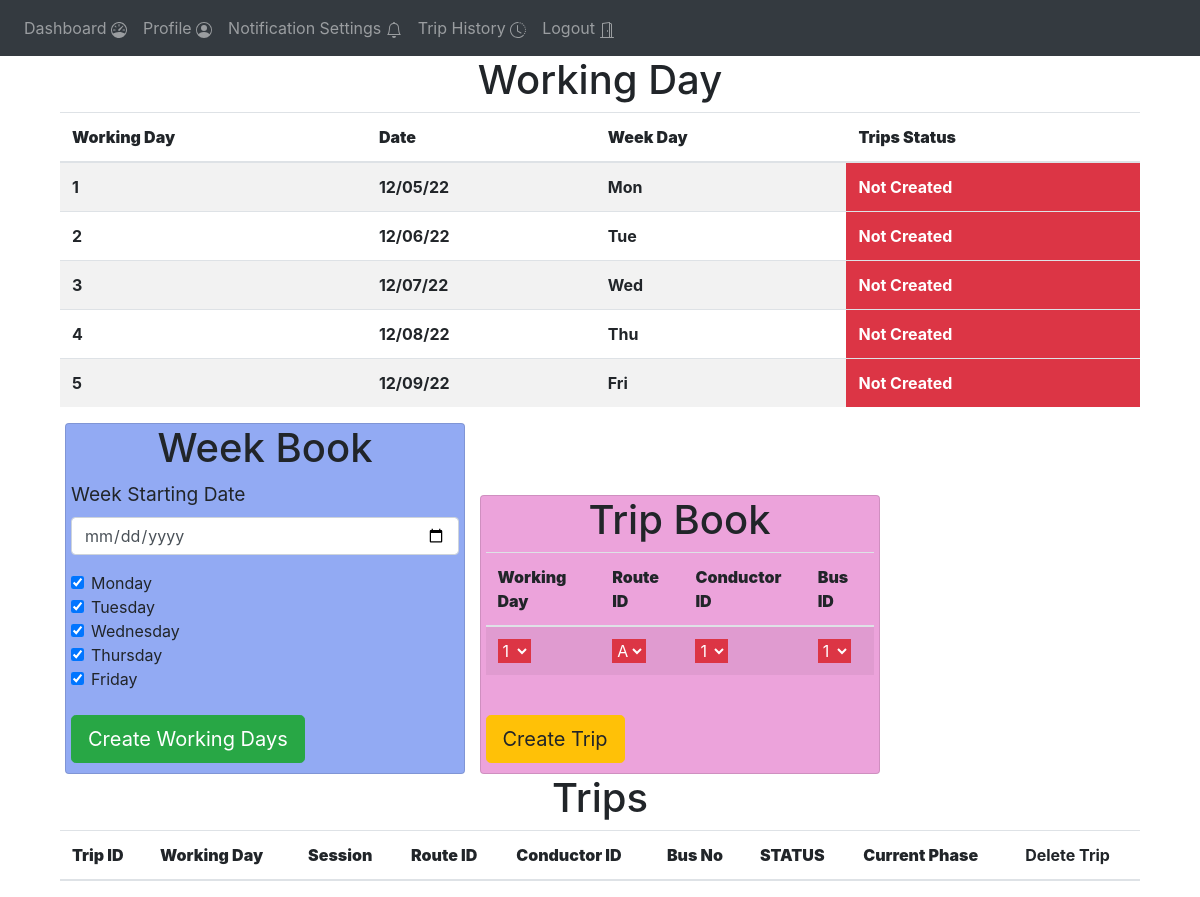
Page /admin-trip-management (signed in) on the committed database.
### website/models.py (models this page shows)
class Working_day(db.Model):
    day = db.Column(db.Integer, primary_key=True)
    date = db.Column(db.String(15))
    week_day = db.Column(db.String(15))
    trips_created = db.Column(db.String(1))

### website/views.py (the view)
@views.route('/admin-trip-management', methods=['GET', 'POST'])
@login_required
def admin_trip_management():
    working_days = Working_day.query.all()
    routes = Route.query.all()
    bus_data = Bus_data.query.all()
    conductor_details= Conductor_details.query.all()
    trips = Trips.query.all()
    return render_template("admin_trip_management.html" , user = current_user ,
                        working_days = working_days , routes = routes , bus_data=bus_data , conductor_details=conductor_details , trips=trips )

### website/__init__.py (called while the page is built)
def create_app():
    app = Flask(__name__)
    app.config['SECRET_KEY'] = '#itsactuallyapassword'
    app.config['SQLALCHEMY_DATABASE_URI'] = f'sqlite:///{DB_NAME}'
    db.init_app(app)
    from .views import views
    from .auth import auth
    app.register_blueprint(views, url_prefix='/')
    app.register_blueprint(auth, url_prefix='/')
    from .models import User
    create_database(app)
    login_manager = LoginManager()
    login_manager.login_view = 'auth.login'
    login_manager.init_app(app)
    @login_manager.user_loader
    def load_user(id):
        return User.query.get(int(id))
    return app

### website/templates/admin_trip_management.html (shortened to what this page needs)
{% extends "base.html" %}
{% block content %}
<div align="centre" class = "container">
  <div >
      <h1 align = "center">Working Day</h1>
    <table class="table table-striped">
      <thead>
        <tr>
          <th scope="col" ><b>Working Day </b></th>
          <th scope="col"><b>Date</b></th>
          <th scope="col"><b>Week Day</b></th>
          <th scope="col"><b>Trips Status</b></th>
        </tr>
      </thead>
      <tbody>
      {%if working_days%}
        {%for w in  working_days %}
        <tr>
          <th>{{w.day}}</th>
          <th>{{w.date}}</th>
          <th>{{w.week_day}}</th>
          {%if w.trips_created =="N" %}
          <th class = "btn-danger" >Not Created</th>
          {%endif%}
        </tr>
        {%endfor%}
        {%endif%}
      </tbody>
    </table>
  </div>
  <div class ="card" style="width: 25rem;background: rgb(146, 170, 243);margin-left: 5px;margin-right: 5px;padding-left: 5px;padding-right:5px ; padding-bottom : 10px; display: inline-block;" >
  <form method="POST">
    <h1 align="center">Week Book</h3>
    <div class="form-group">
      <label for="Week starting date" style="font-size: larger;">Week Starting Date</label>
      <input
        type="date"
        class="form-control"
        id="week_starting_day"
        name="email"
        placeholder="Enter email"
      />
    </div>
    <div class="form-check">
      <input class="form-check-input" type="checkbox" value="0" checked  id="monday">
      <label class="form-check-label" for="flexCheckDefault">Monday</label>
    </div>
    <div class="form-check">
      <input class="form-check-input" type="checkbox" value="0"  checked id="tuesday">
      <label class="form-check-label" for="flexCheckDefault">Tuesday</label>
    </div>
    <div class="form-check">
      <input class="form-check-input" type="checkbox" value="0" checked id="wednesday">
      <label class="form-check-label" for="flexCheckDefault">Wednesday</label>
    </div>
    <div class="form-check">
      <input class="form-check-input" type="checkbox" value="0"  checked id="thursday">
      <label class="form-check-label" for="flexCheckDefault">Thursday</label>
    </div>
    <div class="form-check">
      <input class="form-check-input" type="checkbox" value="0"  checked id="friday">
      <label class="form-check-label" for="flexCheckDefault">Friday</label>
    </div>
    <br />
    <button  class="btn btn-success btn-lg" onclick="week_book()" > Create Working Days</button>
  </form>
  </div>
<div class ="card" style="width: 25rem;background: rgb(236, 163, 219);margin-left: 5px;margin-right: 5px; padding-left: 5px;padding-right: 5px;padding-bottom : 10px; display: inline-block;" >
  <form method="POST">
    <h1 align="center">Trip Book</h3>
      <table class="table table-striped">
        <thead>
          <tr>
            <th scope="col"><b>Working Day</b></th>
            <th scope="col"><b>Route ID</b></th>
            <th scope="col"><b>Conductor ID</b></th>
            <th scope="col"><b>Bus ID</b></th>
          </tr>
        </thead>
        <tbody>
          <tr>
            <th>
              <select class="form-select btn-danger" aria-label="Default select example" id = "working_day">
                {%for w in working_days%}
                {%if w.trips_created == "N" %}
                <option value="{{w.day}}" style="width: 10rem ;"  >{{w.day}}</option>
                {%endif%}
                {%endfor%}
              </select>
            </th>
            <th >
              <select class="form-select btn-danger" aria-label="Default select example" id = "route_id">
              <option value="A">A</option>
              </select>
            </th>
            <th >
              <select class="form-select btn-danger" aria-label="Default select example" id = "conductor_id">
                {%for c in conductor_details%}
                <option value="{{c.conductor_id}}" style="width:fit-content;">{{c.conductor_id}}</option>
                {%endfor%}
              </select>
            </th>
            <th >
              <select class="form-select btn-danger" aria-label="Default select example" id = "bus_id">
                {%for b in bus_data%}
                <option value="{{b.no}}" style="width:fit-content ;">{{b.no}}</option>
                {%endfor%}
              </select>
            </th>
          </tr>
        </tbody>
      </table>
    <br />
    <button  class="btn btn-warning btn-lg" onclick="create_trips()" > Create Trip</button>
  </form>
  </div>
</div>
<div align="centre" class = "container">
  <div>
      <h1 align = "center">Trips</h1>
    <table class="table table-striped">
      <thead>
        <tr>
          <th scope="col"><b>Trip ID</b></th>
          <th scope="col"><b>Working Day</b></th>
          <th scope="col"><b>Session</b></th>
          <th scope="col"><b>Route ID</b></th>
          <th scope="col"><b>Conductor ID</b></th>
          <th scope="col"><b>Bus No</b></th>
          <th scope="col"><b>STATUS</b></th>
          <th scope="col"><b>Current Phase</b></th>
          <th>Delete Trip</th>
        </tr>
      </thead>
    </table>
  </div>
</div>
{% endblock %}

### rows in the picture
Working_day: day "1", date "12/05/22", week_day "Mon", trips_created "Not Created"
Working_day: day "2", date "12/06/22", week_day "Tue", trips_created "Not Created"
Working_day: day "3", date "12/07/22", week_day "Wed", trips_created "Not Created"
Working_day: day "4", date "12/08/22", week_day "Thu", trips_created "Not Created"
Working_day: day "5", date "12/09/22", week_day "Fri", trips_created "Not Created"

### other values in the picture
form field value "1"
